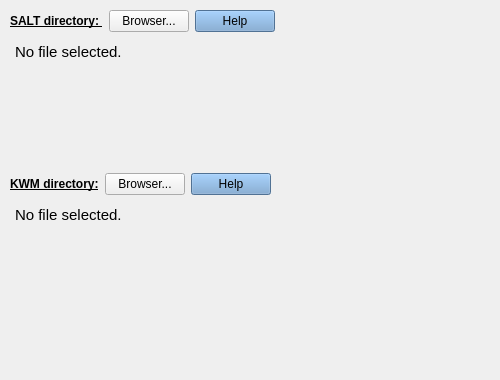
           <widget class="QWidget" name="tab">
            <attribute name="title">
             <string>Input subcortical files</string>
            </attribute>
            <widget class="QTextEdit" name="question_SALT_textEdit">
             <property name="geometry">
              <rect>
               <x>200</x>
               <y>50</y>
               <width>291</width>
               <height>141</height>
              </rect>
             </property>
             <property name="styleSheet">
              <string notr="true">QTextEdit {
	background-color : transparent
}

</string>
             </property>
             <property name="readOnly">
              <bool>true</bool>
             </property>
             <property name="html">
              <string>&lt;!DOCTYPE HTML PUBLIC &quot;-//W3C//DTD HTML 4.0//EN&quot; &quot;http://www.w3.org/TR/REC-html40/strict.dtd&quot;&gt;
&lt;html&gt;&lt;head&gt;&lt;meta name=&quot;qrichtext&quot; content=&quot;1&quot; /&gt;&lt;style type=&quot;text/css&quot;&gt;
p, li { white-space: pre-wrap; }
&lt;/style&gt;&lt;/head&gt;&lt;body style=&quot; font-family:'Ubuntu'; font-size:11pt; font-weight:400; font-style:normal;&quot;&gt;
&lt;p style=&quot;-qt-paragraph-type:empty; margin-top:0px; margin-bottom:0px; margin-left:0px; margin-right:0px; -qt-block-indent:0; text-indent:0px;&quot;&gt;&lt;br /&gt;&lt;/p&gt;&lt;/body&gt;&lt;/html&gt;</string>
             </property>
            </widget>
            <widget class="QTextEdit" name="question_KWM_textEdit">
             <property name="geometry">
              <rect>
               <x>200</x>
               <y>250</y>
               <width>291</width>
               <height>121</height>
              </rect>
             </property>
             <property name="styleSheet">
              <string notr="true">QTextEdit {
	background-color : transparent
}

</string>
             </property>
             <property name="readOnly">
              <bool>true</bool>
             </property>
             <property name="html">
              <string>&lt;!DOCTYPE HTML PUBLIC &quot;-//W3C//DTD HTML 4.0//EN&quot; &quot;http://www.w3.org/TR/REC-html40/strict.dtd&quot;&gt;
&lt;html&gt;&lt;head&gt;&lt;meta name=&quot;qrichtext&quot; content=&quot;1&quot; /&gt;&lt;style type=&quot;text/css&quot;&gt;
p, li { white-space: pre-wrap; }
&lt;/style&gt;&lt;/head&gt;&lt;body style=&quot; font-family:'Ubuntu'; font-size:11pt; font-weight:400; font-style:normal;&quot;&gt;
&lt;p style=&quot;-qt-paragraph-type:empty; margin-top:0px; margin-bottom:0px; margin-left:0px; margin-right:0px; -qt-block-indent:0; text-indent:0px;&quot;&gt;&lt;br /&gt;&lt;/p&gt;&lt;/body&gt;&lt;/html&gt;</string>
             </property>
            </widget>
            <widget class="QWidget" name="layoutWidget">
             <property name="geometry">
              <rect>
               <x>10</x>
               <y>10</y>
               <width>461</width>
               <height>321</height>
              </rect>
             </property>
             <layout class="QGridLayout" name="gridLayout_4">
              <item row="0" column="0">
               <layout class="QHBoxLayout" name="horizontalLayout_21">
                <item>
                 <layout class="QHBoxLayout" name="horizontalLayout_40">
                  <item>
                   <widget class="QLabel" name="label_33">
                    <property name="font">
                     <font>
                      <weight>75</weight>
                      <bold>true</bold>
                      <underline>true</underline>
                     </font>
                    </property>
                    <property name="text">
                     <string>SALT directory: </string>
                    </property>
                   </widget>
                  </item>
                  <item>
                   <widget class="QPushButton" name="SALTDir_pushButton">
                    <property name="text">
                     <string>Browser...</string>
                    </property>
                    <property name="flat">
                     <bool>false</bool>
                    </property>
                   </widget>
                  </item>
                 </layout>
                </item>
                <item>
                 <widget class="QPushButton" name="question_SALT_pushButton">
                  <property name="styleSheet">
                   <string notr="true">QPushButton {
	background-color : rgb(114, 159, 207)
}
</string>
                  </property>
                  <property name="text">
                   <string>Help</string>
                  </property>
                  <property name="flat">
                   <bool>false</bool>
                  </property>
                 </widget>
                </item>
                <item>
                 <spacer name="horizontalSpacer_21">
                  <property name="orientation">
                   <enum>Qt::Horizontal</enum>
                  </property>
                  <property name="sizeHint" stdset="0">
                   <size>
                    <width>40</width>
                    <height>20</height>
                   </size>
                  </property>
                 </spacer>
                </item>
               </layout>
              </item>
              <item row="1" column="0">
               <widget class="QTextEdit" name="SALTDir_textEdit">
                <property name="styleSheet">
                 <string notr="true">QTextEdit {
	background-color : transparent
}</string>
                </property>
                <property name="readOnly">
                 <bool>true</bool>
                </property>
                <property name="html">
                 <string>&lt;!DOCTYPE HTML PUBLIC &quot;-//W3C//DTD HTML 4.0//EN&quot; &quot;http://www.w3.org/TR/REC-html40/strict.dtd&quot;&gt;
&lt;html&gt;&lt;head&gt;&lt;meta name=&quot;qrichtext&quot; content=&quot;1&quot; /&gt;&lt;style type=&quot;text/css&quot;&gt;
p, li { white-space: pre-wrap; }
&lt;/style&gt;&lt;/head&gt;&lt;body style=&quot; font-family:'Ubuntu'; font-size:11pt; font-weight:400; font-style:normal;&quot;&gt;
&lt;p style=&quot; margin-top:0px; margin-bottom:0px; margin-left:0px; margin-right:0px; -qt-block-indent:0; text-indent:0px;&quot;&gt;No file selected. &lt;/p&gt;&lt;/body&gt;&lt;/html&gt;</string>
                </property>
               </widget>
              </item>
              <item row="2" column="0">
               <layout class="QHBoxLayout" name="horizontalLayout_24">
                <item>
                 <layout class="QHBoxLayout" name="horizontalLayout_38">
                  <item>
                   <widget class="QLabel" name="label_50">
                    <property name="font">
                     <font>
                      <weight>75</weight>
                      <bold>true</bold>
                      <underline>true</underline>
                     </font>
                    </property>
                    <property name="text">
                     <string>KWM directory:</string>
                    </property>
                   </widget>
                  </item>
                  <item>
                   <widget class="QPushButton" name="KMWDir_pushButton">
                    <property name="text">
                     <string>Browser...</string>
                    </property>
                   </widget>
                  </item>
                 </layout>
                </item>
                <item>
                 <widget class="QPushButton" name="question_KWM_pushButton">
                  <property name="styleSheet">
                   <string notr="true">QPushButton {
	background-color : rgb(114, 159, 207)
}
</string>
                  </property>
                  <property name="text">
                   <string>Help</string>
                  </property>
                 </widget>
                </item>
                <item>
                 <spacer name="horizontalSpacer_22">
                  <property name="orientation">
                   <enum>Qt::Horizontal</enum>
                  </property>
                  <property name="sizeHint" stdset="0">
                   <size>
                    <width>40</width>
                    <height>20</height>
                   </size>
                  </property>
                 </spacer>
                </item>
               </layout>
              </item>
              <item row="3" column="0">
               <widget class="QTextEdit" name="KWMDir_textEdit">
                <property name="styleSheet">
                 <string notr="true">QTextEdit {
	background-color : transparent
}</string>
                </property>
                <property name="readOnly">
                 <bool>true</bool>
                </property>
                <property name="html">
                 <string>&lt;!DOCTYPE HTML PUBLIC &quot;-//W3C//DTD HTML 4.0//EN&quot; &quot;http://www.w3.org/TR/REC-html40/strict.dtd&quot;&gt;
&lt;html&gt;&lt;head&gt;&lt;meta name=&quot;qrichtext&quot; content=&quot;1&quot; /&gt;&lt;style type=&quot;text/css&quot;&gt;
p, li { white-space: pre-wrap; }
&lt;/style&gt;&lt;/head&gt;&lt;body style=&quot; font-family:'Ubuntu'; font-size:11pt; font-weight:400; font-style:normal;&quot;&gt;
&lt;p style=&quot; margin-top:0px; margin-bottom:0px; margin-left:0px; margin-right:0px; -qt-block-indent:0; text-indent:0px;&quot;&gt;No file selected.&lt;/p&gt;&lt;/body&gt;&lt;/html&gt;</string>
                </property>
               </widget>
              </item>
             </layout>
            </widget>
           </widget>
